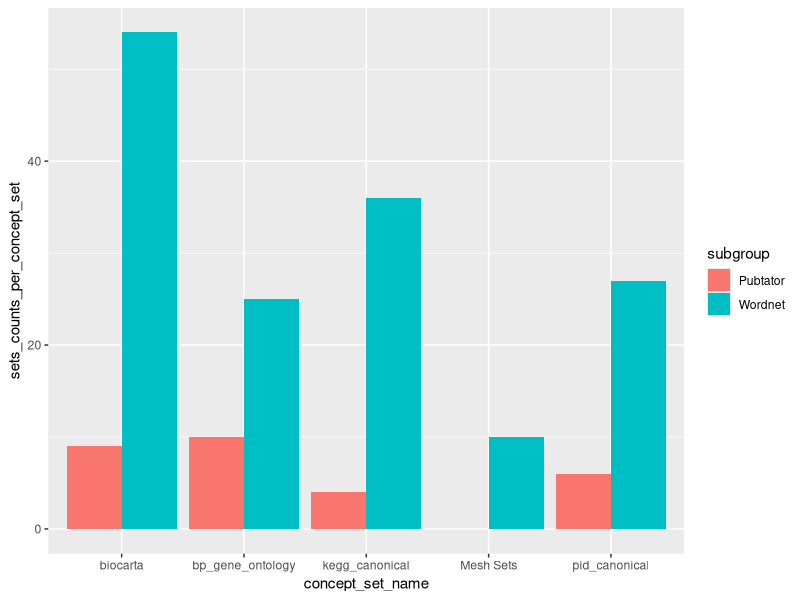
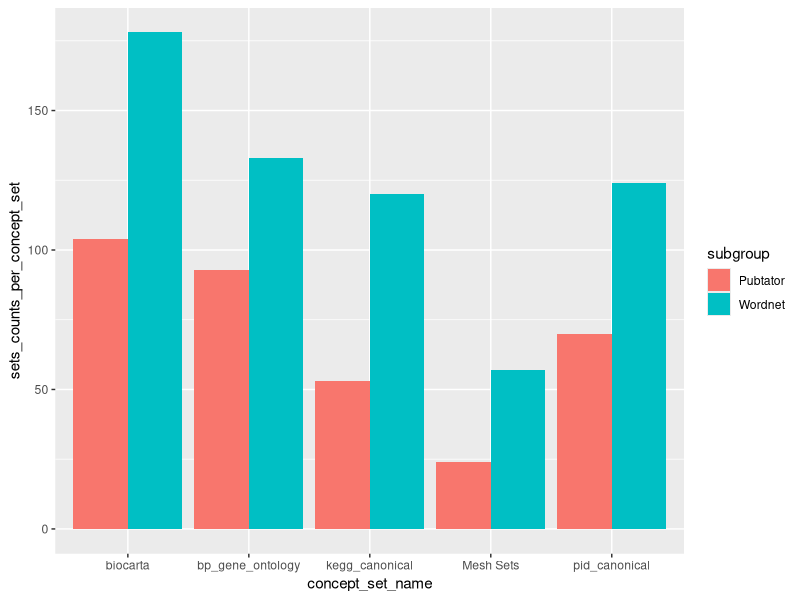
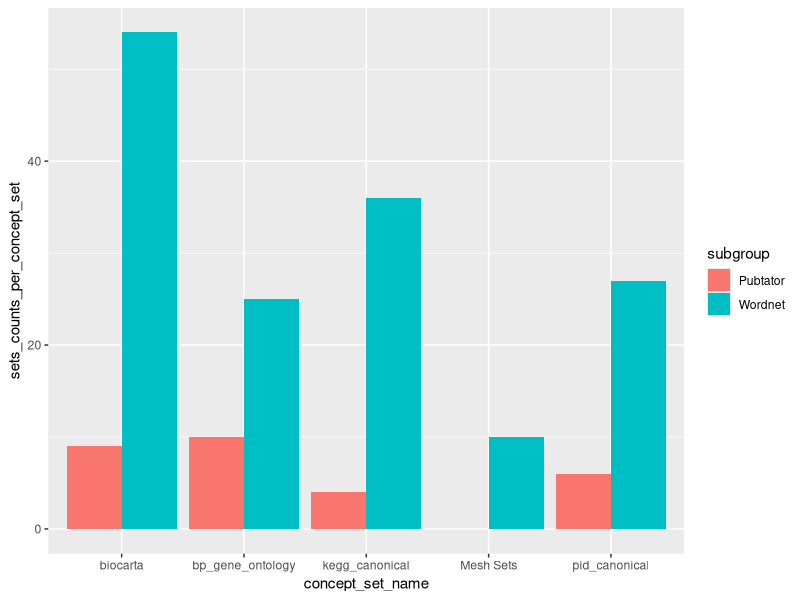
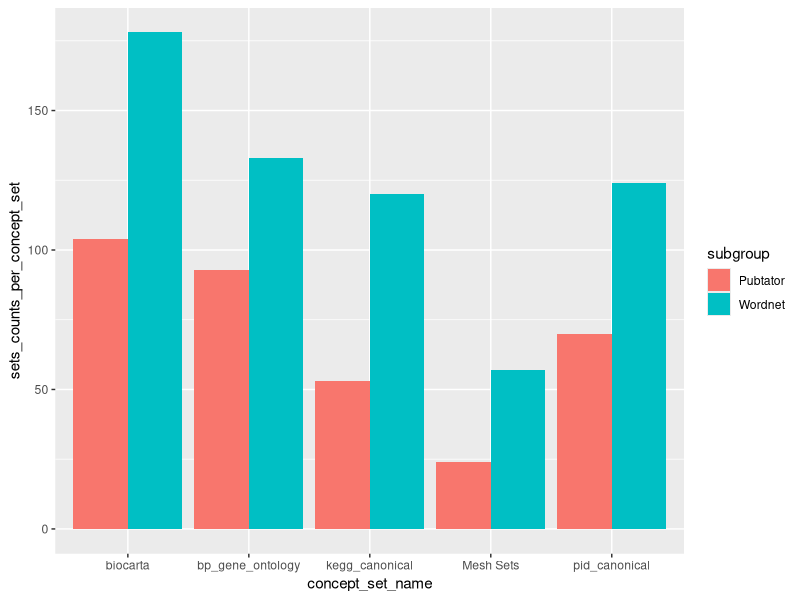

Source code (R) for these figures, in order:

library("ggplot2")
 
# Considering P-Value for significancy
sets_counts_per_concept_set <- c(10, 0, 54, 9, 36, 4, 25, 10, 27, 6)

concept_set_name <- rep(c( 'Mesh Sets','biocarta', 'kegg_canonical', 
                                   'bp_gene_ontology', 'pid_canonical'),each = 2)


subgroup <- rep(c("Wordnet" , "Pubtator" ))

data <- data.frame(sets_counts_per_concept_set, concept_set_name, subgroup)

ggplot(data, aes(x = concept_set_name,
           y = sets_counts_per_concept_set,
           fill = subgroup)) +
  geom_bar(stat = "identity",
           position = "dodge")


ggsave('P_mean_significant.pdf')




#Rregardless of P-Value for Significancy 

sets_counts_per_concept_set <- c(57, 24, 178, 104, 120, 53, 133, 93, 124, 70)

concept_set_name <- rep(c( 'Mesh Sets','biocarta', 'kegg_canonical', 
                                   'bp_gene_ontology', 'pid_canonical'),each = 2)


subgroup <- rep(c("Wordnet" , "Pubtator" ))

data <- data.frame(sets_counts_per_concept_set, concept_set_name, subgroup)

ggplot(data, aes(x = concept_set_name,
           y = sets_counts_per_concept_set,
           fill = subgroup)) +
  geom_bar(stat = "identity",
           position = "dodge")


ggsave('Regardless_P_mean_significant.pdf')